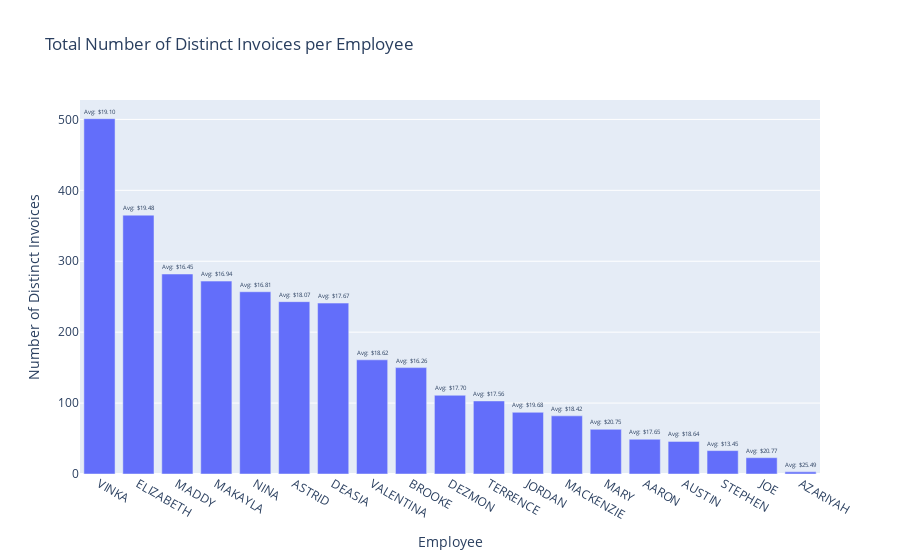

Notebook source saved alongside this figure:
### Code cell
# Convert 'Sold Date' to datetime
df['Sold Date'] = pd.to_datetime(df['Sold Date'])

# Calculate distinct invoices and average invoice total per employee
employee_summary = df.groupby('Employee_First').agg(
    Distinct_Invoices=('Invoice No', 'nunique'),
    Avg_Invoice_Total=('Sold Price Total', 'mean')
).reset_index()

# Add a descriptor for the average invoice total
employee_summary['Descriptor'] = employee_summary['Avg_Invoice_Total'].apply(
    lambda x: f"Avg: ${x:.2f}"
)

# Sort by distinct invoices in descending order
employee_summary = employee_summary.sort_values(by='Distinct_Invoices', ascending=False)

# Create a bar chart
fig = px.bar(
    employee_summary,
    x='Employee_First',
    y='Distinct_Invoices',
    title='Total Number of Distinct Invoices per Employee',
    labels={'Distinct_Invoices': 'Number of Invoices', 'Employee_First': 'Employee Name'},
    text='Descriptor'  # Add the descriptor as text on bars
)

# Add bar chart customizations
fig.update_traces(textposition='outside')
fig.update_layout(xaxis_title='Employee', yaxis_title='Number of Distinct Invoices')

# Show the chart
fig.show()

### Figure 1 — Plotly figure (JSON) as saved in the notebook; plotly's stock layout.template omitted (floating-point values rounded to 4 significant figures)
{"data": [{"alignmentgroup": "True", "hovertemplate": "Employee Name=%{x}<br>Number of Invoices=%{y}<br>Descriptor=%{text}<extra></extra>", "legendgroup": "", "marker": {"color": "#636efa", "pattern": {"shape": ""}}, "name": "", "offsetgroup": "", "orientation": "v", "showlegend": false, "text": ["Avg: $19.10", "Avg: $19.48", "Avg: $16.45", "Avg: $16.94", "Avg: $16.81", "Avg: $18.07", "Avg: $17.67", "Avg: $18.62", "Avg: $16.26", "Avg: $17.70", "Avg: $17.56", "Avg: $19.68", "Avg: $18.42", "Avg: $20.75", "Avg: $17.65", "Avg: $18.64", "Avg: $13.45", "Avg: $20.77", "Avg: $25.49"], "textposition": "outside", "type": "bar", "x": ["VINKA", "ELIZABETH", "MADDY", "MAKAYLA", "NINA", "ASTRID", "DEASIA", "VALENTINA", "BROOKE", "DEZMON", "TERRENCE", "JORDAN", "MACKENZIE", "MARY", "AARON", "AUSTIN", "STEPHEN", "JOE", "AZARIYAH"], "xaxis": "x", "y": [501, 365, 282, 272, 257, 243, 241, 161, 150, 111, 103, 87, 82, 63, 49, 46, 33, 23, 3], "yaxis": "y"}], "layout": {"barmode": "relative", "legend": {"tracegroupgap": 0}, "title": {"text": "Total Number of Distinct Invoices per Employee"}, "xaxis": {"anchor": "y", "domain": [0, 1], "title": {"text": "Employee"}}, "yaxis": {"anchor": "x", "domain": [0, 1], "title": {"text": "Number of Distinct Invoices"}}}}
